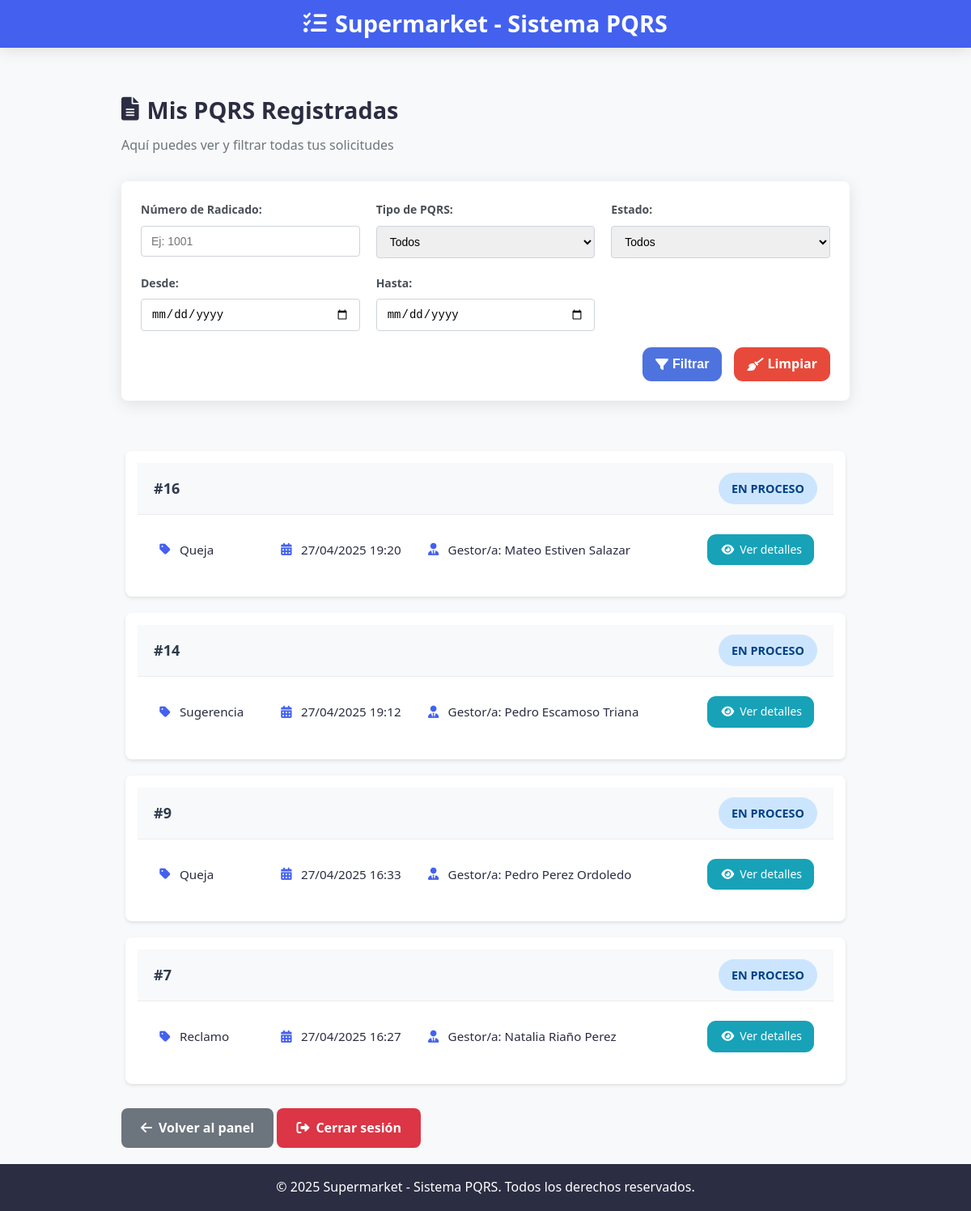
The page /cliente/pqrs/ (signed in) on the database its author committed.
### core/models.py (models this page shows, shortened)
class PQRS(models.Model):
    TIPO_RADICADO_CHOICES = [
        ('Peticion', 'Peticion'),
        ('Queja', 'Queja'),
        ('Reclamo', 'Reclamo'),
        ('Sugerencia', 'Sugerencia'),
    ]
    ESTADO_RADICADO_CHOICES = [
        ('nuevo', 'Nuevo'),
        ('en-proceso', 'En Proceso'),
        ('resuelto', 'Resuelto'),
        ('cerrado', 'Cerrado'),
    ]
    numero_radicado = models.AutoField(primary_key=True)
    fecha_radicado = models.DateTimeField(auto_now_add=True)
    tipo_radicado = models.CharField(max_length=25, choices=TIPO_RADICADO_CHOICES)
    comentarios = models.TextField()
    anexo = models.FileField(upload_to='anexos/', blank=True, null=True)
    cliente = models.ForeignKey(Cliente, on_delete=models.CASCADE, related_name='pqrs')
    estado = models.CharField(max_length=20, choices=ESTADO_RADICADO_CHOICES, default='nuevo')
    empleado_asignado = models.ForeignKey(Empleado, on_delete=models.SET_NULL, null=True, blank=True, related_name='pqrs_asignados')
    justificacion_del_estado = models.TextField(blank=True, null=True)
    fecha_respuesta = models.DateTimeField(blank=True, null=True)

class Empleado(models.Model):
    cliente = models.OneToOneField(Cliente, on_delete=models.CASCADE, to_field='numero_identificacion', db_column='numero_identificacion')
    nombre = models.CharField(max_length=100)
    apellido = models.CharField(max_length=100)
    cedula = models.CharField(max_length=20, unique=True)
    telefono = models.CharField(max_length=15)

### core/views.py (the view, shortened to what this page needs)
# urls.py: path('cliente/pqrs/', listar_pqrs_cliente, name='listar_pqrs'),
def listar_pqrs_cliente(request):
    if request.session.get('rol') != 'cliente':
        return redirect('inicio')
    nombre_usuario = request.session.get('usuario')
    cliente = get_object_or_404(Cliente, nombre_completo=nombre_usuario)
    pqrs_queryset = PQRS.objects.filter(cliente=cliente).order_by('-fecha_radicado')
    form = FiltroPQRSFormCliente(request.GET or None)
    return render(request, 'listar_pqrs.html', {
        'pqrs_list': pqrs_queryset,
        'usuario': nombre_usuario,
        'form': form
    })

### core/forms.py (shortened to what this page needs)
class FiltroPQRSFormCliente(forms.Form):
    numero_radicado = forms.IntegerField(
        label="Número de Radicado",
        required=False,
        widget=forms.NumberInput(attrs={'placeholder': 'Buscar por número'})
    )
    tipo_radicado = forms.ChoiceField(
        label="Tipo de PQRS",
        choices=PQRS.TIPO_RADICADO_CHOICES,
        required=False,
        widget=forms.Select(attrs={'class': 'form-control'})
    )
    estado = forms.ChoiceField(
        label="Estado",
        choices=PQRS.ESTADO_RADICADO_CHOICES,
        required=False,
        widget=forms.Select(attrs={'class': 'form-control'})
    )
    fecha_inicio = forms.DateField(
        label="Desde",
        required=False,
        widget=forms.DateInput(attrs={'type': 'date', 'class': 'form-control'})
    )
    fecha_fin = forms.DateField(
        label="Hasta",
        required=False,
        widget=forms.DateInput(attrs={'type': 'date', 'class': 'form-control'})
    )

### templates/listar_pqrs.html (shortened to what this page needs)
{% load static %}
<!DOCTYPE html>
<html lang="es">
<head>
    <link rel="stylesheet" href="{% static 'css/cliente/lista_pqrs.css' %}">
    <link rel="stylesheet" href="https://cdnjs.cloudflare.com/ajax/libs/font-awesome/6.0.0/css/all.min.css">
</head>
<body>
    <div class="pqrs-container">
        <header class="pqrs-header">
            <h1><i class="fas fa-tasks"></i> Supermarket - Sistema PQRS</h1>
        </header>
        <main class="pqrs-content">
            <div class="user-welcome">
                <h2><i class="fas fa-file-alt"></i> Mis PQRS Registradas</h2>
                <p>Aquí puedes ver y filtrar todas tus solicitudes</p>
            </div>
            <form method="get" class="filter-form">
                <div class="form-grid">
                    <div class="form-group">
                        <label for="id_numero_radicado">Número de Radicado:</label>
                        <input type="number" name="numero_radicado" id="id_numero_radicado"
                               placeholder="Ej: 1001" value="{{ form.numero_radicado.value|default_if_none:'' }}">
                    </div>
                    <div class="form-group">
                        <label for="id_tipo_radicado">Tipo de PQRS:</label>
                        <select name="tipo_radicado" id="id_tipo_radicado">
                            <option value="">Todos</option>
                        </select>
                    </div>
                    <div class="form-group">
                        <label for="id_estado">Estado:</label>
                            <select name="estado" id="id_estado">
                                <option value="">Todos</option>
                            </select>
                    </div>
                    <div class="form-group">
                        <label for="id_fecha_inicio">Desde:</label>
                        <input type="date" name="fecha_inicio" id="id_fecha_inicio"
                               value="{{ form.fecha_inicio.value|default_if_none:'' }}">
                    </div>
                    <div class="form-group">
                        <label for="id_fecha_fin">Hasta:</label>
                        <input type="date" name="fecha_fin" id="id_fecha_fin"
                               value="{{ form.fecha_fin.value|default_if_none:'' }}">
                    </div>
                </div>
                <div class="form-actions">
                    <button type="submit" class="btn btn-filter">
                        <i class="fas fa-filter"></i> Filtrar
                    </button>
                    <a href="{% url 'listar_pqrs' %}" class="btn btn-clear">
                        <i class="fas fa-broom"></i> Limpiar
                    </a>
                </div>
            </form>
            {% if pqrs_list %}
            <div class="pqrs-list-container">
                {% for pqrs in pqrs_list %}
                <div class="pqrs-card wide-card">
                    <div class="pqrs-card-header">
                        <span class="pqrs-number">#{{ pqrs.numero_radicado }}</span>
                        <span class="status-badge badge-{{ pqrs.estado|slugify }}">{{ pqrs.get_estado_display }}</span>
                    </div>
                    <div class="pqrs-card-body horizontal-layout">
                        <div class="info-item">
                            <i class="fas fa-tag"></i>
                            <span>{{ pqrs.get_tipo_radicado_display }}</span>
                        </div>
                        <div class="info-item">
                            <i class="fas fa-calendar-alt"></i>
                            <span>{{ pqrs.fecha_radicado|date:"d/m/Y H:i" }}</span>
                        </div>
                        {% if pqrs.empleado_asignado %}
                        <div class="info-item">
                            <i class="fas fa-user-tie"></i>
                            <span>Gestor/a: {{ pqrs.empleado_asignado.nombre }} {{ pqrs.empleado_asignado.apellido }}</span>
                        </div>
                        {% endif %}
                        <div class="info-item action-item">
                            <a href="{% url 'detalle_pqrs' pqrs.numero_radicado %}" class="btn-details">
                                <i class="fas fa-eye"></i> Ver detalles
                            </a>
                        </div>
                    </div>
                </div>
                {% endfor %}
            </div>
            {% endif %}
            <div class="action-buttons">
                <a href="{% url 'vista_cliente' %}" class="btn btn-back">
                    <i class="fas fa-arrow-left"></i> Volver al panel
                </a>
                <a href="{% url 'cerrar_sesion' %}" class="btn btn-logout">
                    <i class="fas fa-sign-out-alt"></i> Cerrar sesión
                </a>
            </div>
        </main>
        <footer class="pqrs-footer">
            <p>&copy; 2025 Supermarket - Sistema PQRS. Todos los derechos reservados.</p>
        </footer>
    </div>
</body>
</html>

### rows shown on the page
PQRS: numero_radicado "16", estado "EN PROCESO", tipo_radicado "Queja", fecha_radicado "27/04/2025 19:20", empleado_asignado.nombre "Mateo", empleado_asignado.apellido "Estiven Salazar"
PQRS: numero_radicado "14", estado "EN PROCESO", tipo_radicado "Sugerencia", fecha_radicado "27/04/2025 19:12", empleado_asignado.nombre "Pedro", empleado_asignado.apellido "Escamoso Triana"
PQRS: numero_radicado "9", estado "EN PROCESO", tipo_radicado "Queja", fecha_radicado "27/04/2025 16:33", empleado_asignado.nombre "Pedro", empleado_asignado.apellido "Perez Ordoledo"
PQRS: numero_radicado "7", estado "EN PROCESO", tipo_radicado "Reclamo", fecha_radicado "27/04/2025 16:27", empleado_asignado.nombre "Natalia", empleado_asignado.apellido "Riaño Perez"
